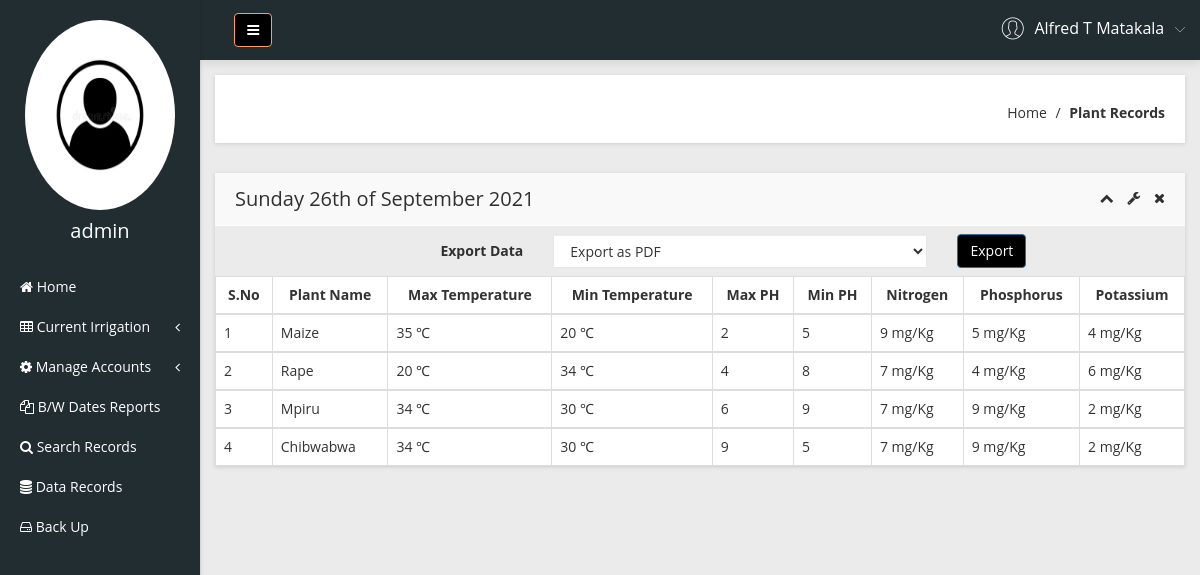
The app's page /Admin/plant-records.php (signed in) with its own data.
### tables this page shows
CREATE TABLE `manager` (
  `ID` smallint(255) unsigned NOT NULL,
  `Admin_name` text NOT NULL,
  `Admin_username` text NOT NULL,
  `Admin_email` varchar(255) NOT NULL,
  `Phone_number` varchar(14) NOT NULL,
  `Password` varchar(255) NOT NULL,
  `Registration_date` datetime NOT NULL,
  PRIMARY KEY (`Admin_email`,`ID`)
);

CREATE TABLE `plant_records` (
  `ID` smallint(255) unsigned NOT NULL,
  `Plant_name` varchar(255) NOT NULL,
  `Ph_low` tinyint(3) unsigned NOT NULL,
  `Ph_high` tinyint(3) unsigned NOT NULL,
  `Temp_high` tinyint(4) NOT NULL,
  `Temp_low` tinyint(4) NOT NULL,
  `Moisture_high` smallint(5) unsigned NOT NULL,
  `Moisture_low` smallint(5) unsigned NOT NULL,
  `Nitrogen` tinyint(3) unsigned NOT NULL,
  `Phosphorus` tinyint(3) unsigned NOT NULL,
  `Potassium` tinyint(3) unsigned NOT NULL,
  PRIMARY KEY (`ID`,`Plant_name`)
);

### Admin/plant-records.php (the view, shortened to what this page needs)
<?php
include('includes/dbconnection.php');
if (strlen($_SESSION['smaid']==0)) {
  header('location:logout.php');
  } else{
  ?>
<!doctype html>
<html class="no-js" lang="en">
<head>
    <link rel="stylesheet" href="css/bootstrap.min.css">
    <link rel="stylesheet" href="css/font-awesome.min.css">
    <link rel="stylesheet" href="css/adminpro-custon-icon.css">
    <link rel="stylesheet" href="css/meanmenu.min.css">
    <link rel="stylesheet" href="css/jquery.mCustomScrollbar.min.css">
    <link rel="stylesheet" href="css/animate.css">
    <link rel="stylesheet" href="css/data-table/bootstrap-table.css">
    <link rel="stylesheet" href="css/data-table/bootstrap-editable.css">
    <link rel="stylesheet" href="css/normalize.css">
    <link rel="stylesheet" href="css/c3.min.css">
    <link rel="stylesheet" href="style.css">
    <link rel="stylesheet" href="css/responsive.css">
</head>
<body class="materialdesign">
    <div class="wrapper-pro">
      <?php include_once('includes/sidebar.php');?>
        <?php include_once('includes/header.php');?>
            <div class="breadcome-area mg-b-30 small-dn">
                <div class="container-fluid">
                    <div class="row">
                        <div class="col-lg-12">
                            <div class="breadcome-list shadow-reset">
                                <div class="row">
                                    <div class="col-lg-12">
                                        <ul class="breadcome-menu">
                                            <li><a href="dashboard.php">Home</a> <span class="bread-slash">/</span>
                                            </li>
                                            <li><span class="bread-blod">Plant Records</span>
                                            </li>
                                        </ul>
                                    </div>
                                </div>
                            </div>
                        </div>
                    </div>
                </div>
            </div>
            <div class="data-table-area mg-b-15">
                <div class="container-fluid">
                    <div class="row">
                        <div class="col-lg-12">
                            <div class="sparkline13-list shadow-reset">
                                <div class="sparkline13-hd">
                                    <div class="main-sparkline13-hd">
                                        <h1><span class="table-project-n"></span><?php
                                        echo date('l jS \of F Y');?></h1>
                                        <div class="sparkline13-outline-icon">
                                            <span class="sparkline13-collapse-link"><i class="fa fa-chevron-up"></i></span>
                                            <span><i class="fa fa-wrench"></i></span>
                                            <span class="sparkline13-collapse-close"><i class="fa fa-times"></i></span>
                                        </div>
                                    </div>
                                </div>
                                <div class="form-group-inner"  style="margin-top: 8px   ;margin-bottom: 50px" >
                                                            <form class="form"  method="get">
                                                                <div class="col-lg-4">
                                                                    <label class="login2 pull-right pull-right-pro">Export Data</label>
                                                                </div>
                                                                <div class="col-lg-5">
                                                                <select name="mode" class="form-control">
                                                                  <option name="pdf" value="pdf">Export as PDF</option>
                                                                </select>
                                                                </div>
                                                                <div class="col-lg-3">
                                                                            <button class="btn btn btn-primary login-submit-cs" type="submit" name="export" style="background:black">Export</button>
                                                                </div>
                                                            </form>
                                </div>
                                        <table class="table table-bordered table-hover" style="background-color: white; " >
                                            <thead >
                                                <tr class="text-center">
                                                    <th class="text-center">S.No</th>
                                                    <th class="text-center">Plant Name</th>
                                                    <th class="text-center">Max Temperature</th>
                                                    <th class="text-center">Min Temperature</th>
                                                    <th class="text-center">Max PH</th>
                                                    <th class="text-center">Min PH</th>
                                                    <th class="text-center">Nitrogen</th>
                                                    <th class="text-center">Phosphorus</th>
                                                    <th class="text-center">Potassium</th>
                                                </tr>
                                            </thead>
                                            <tbody id="table2">
                                              <?php
                                                $sql="SELECT * from plant_records";
                                                $query = $Conn -> query($sql);
                                                if($query->num_rows > 0){
                                                  while($row = $query->fetch_assoc()){
                                              ?>
                                                <tr>
                                                    <td><?php echo $row['ID']?></td>
                                                    <td><?php  echo $row['Plant_name'];?></td>
                                                    <td><?php  echo $row['Temp_low'];?> &#8451;</td>
                                                    <td><?php  echo $row['Temp_high'];?> &#8451;</td>
                                                    <td><?php  echo $row['Ph_low'];?></td>
                                                    <td><?php  echo $row['Ph_high'];?></td>
                                                    <td><?php  echo $row['Nitrogen']." mg/Kg";?></td>
                                                    <td><?php  echo $row['Phosphorus']." mg/Kg";?></td>
                                                    <td><?php  echo $row['Potassium']." mg/Kg";?></td>
                                                </tr>
                                                </tbody>
                                            <?php
                                            } }?>
                                        </table>
                                    </div>
                                </div>
                            </div>
                        </div>
                    </div>
                </div>
            </div>
</body>
</html><?php }  ?>

### Admin/includes/sidebar.php (shortened to what this page needs)
<?php
   include('includes/dbconnection.php');
   if (strlen($_SESSION['smaid'] == 0)) {
       header('location:logout.php');
   } else {
   ?>
    <div class="left-sidebar-pro" style="color:white">
        <nav id="sidebar">
            <div class="sidebar-header" style="color:white">
                <a href="profile.php"><img src="img/avatar.jpg" style="height:190px; width: 150px" alt="" />
                </a>
                <?php
                   $aid = $_SESSION['smaid'];
                   $sql = "SELECT Admin_username, Admin_email from  manager where ID='$aid'";
                   $query = $Conn->query($sql);
                   if ($query->num_rows > 0) {
                       $row = $query->fetch_assoc();              ?>
                    <h3> <?php echo $row['Admin_username']; ?></h3>
                <?php $cnt = $cnt + 1;
                   } ?>
            </div>
            <div class="left-custom-menu-adp-wrap" style="background-color: #222d32">
                <ul class="nav navbar-nav left-sidebar-menu-pro">
                    <li class="nav-item">
                        <a href="dashboard.php" role="button" aria-expanded="false"><i class="fa big-icon fa-home"></i> <span class="mini-dn">Home</span> </a>
                    </li>
                    <li class="nav-item"><a href="#" data-toggle="dropdown" role="button" aria-expanded="false" class="nav-link dropdown-toggle"><i class="fa big-icon fa-table"></i> <span class="mini-dn">Current Irrigation</span> <span class="indicator-right-menu mini-dn"><i class="fa indicator-mn fa-angle-left"></i></span></a>
                    </li>
                    <li class="nav-item"><a href="#" data-toggle="dropdown" role="button" aria-expanded="false" class="nav-link dropdown-toggle"><i class="fa fa-cog"></i> <span class="mini-dn">Manage Accounts</span> <span class="indicator-right-menu mini-dn"><i class="fa indicator-mn fa-angle-left"></i></span></a>
                    </li>
                    <li class="nav-item">
                        <a href="between-dates.php" role="button" aria-expanded="false"><i class="fa big-icon fa-files-o"> </i> <span class="mini-dn"> B/W Dates Reports</span> </a>
                    </li>
                    <li class="nav-item">
                        <a href="search.php" role="button" aria-expanded="false"><i class="fa fa-search"></i> <span class="mini-dn">Search Records</span> </a>
                    </li>
                    <li class="nav-item">
                        <a href="records.php" role="button" aria-expanded="false"><i class="fa fa-database" aria-hidden="true"></i> <span class="mini-dn">Data Records</span> </a>
                    </li>
                    <li class="nav-item">
                        <a href="backup.php" role="button" aria-expanded="false"><i class="fa fa-hdd-o" aria-hidden="true"></i> <span class="mini-dn">Back Up</span> </a>
                    </li>
                </ul>
            </div>
        </nav>
    </div>
<?php }  ?>

### Admin/includes/header.php (shortened to what this page needs)
      <?php
include('includes/dbconnection.php');
if (strlen($_SESSION['smaid']==0)) {
  header('location:logout.php');
  } else{
  ?>
 <div class="content-inner-all">
            <div class="header-top-area" >
                <div class="fixed-header-top" style="margin-left:1.6%;">
                    <div class="container-fluid">
                        <div class="row" style="background-color: #222d32;">
                            <div class="col-lg-1 col-md-6 col-sm-6 col-xs-12">
                                <button type="button" id="sidebarCollapse" class="btn bar-button-pro header-drl-controller-btn btn-info navbar-btn"  style="background:black">
                                    <i class="fa fa-bars"></i>
                                </button>
                            </div>
                            <div class="col-lg-5 col-md-5 col-sm-6 col-xs-12 ">
                                <div class="header-right-info">
                                    <ul class="nav navbar-nav mai-top-nav header-right-menu">
                                        <li class="nav-item">
                                            <a href="#" data-toggle="dropdown" role="button" aria-expanded="false" class="nav-link dropdown-toggle">
                                                <?php
$aid=$_SESSION['smaid'];
$sql="SELECT Admin_name from  manager where ID='$aid'";
$query = $Conn -> query($sql);
$cnt=1;
if($query->num_rows > 0)
{
    $row = $query->fetch_assoc();
              ?>
                                                <span class="adminpro-icon adminpro-user-rounded header-riht-inf"></span>
                                                <span class="admin-name"><?php  echo $row['Admin_name'];?></span>
                                                <span class="author-project-icon adminpro-icon adminpro-down-arrow"></span><?php $cnt=$cnt+1;} ?>
                                            </a>
                                        </li>
                                    </ul>
                                </div>
                            </div>
                        </div>
                    </div>
                </div>
            </div><?php }  ?>

### records on screen
manager: Admin_username "admin", Admin_name "Alfred T Matakala"
plant_records: ID "1", Plant_name "Maize", Temp_low "35", Temp_high "20", Ph_low "2", Ph_high "5", Nitrogen "9", Phosphorus "5", Potassium "4"
plant_records: ID "2", Plant_name "Rape", Temp_low "20", Temp_high "34", Ph_low "4", Ph_high "8", Nitrogen "7", Phosphorus "4", Potassium "6"
plant_records: ID "3", Plant_name "Mpiru", Temp_low "34", Temp_high "30", Ph_low "6", Ph_high "9", Nitrogen "7", Phosphorus "9", Potassium "2"
plant_records: ID "4", Plant_name "Chibwabwa", Temp_low "34", Temp_high "30", Ph_low "9", Ph_high "5", Nitrogen "7", Phosphorus "9", Potassium "2"
